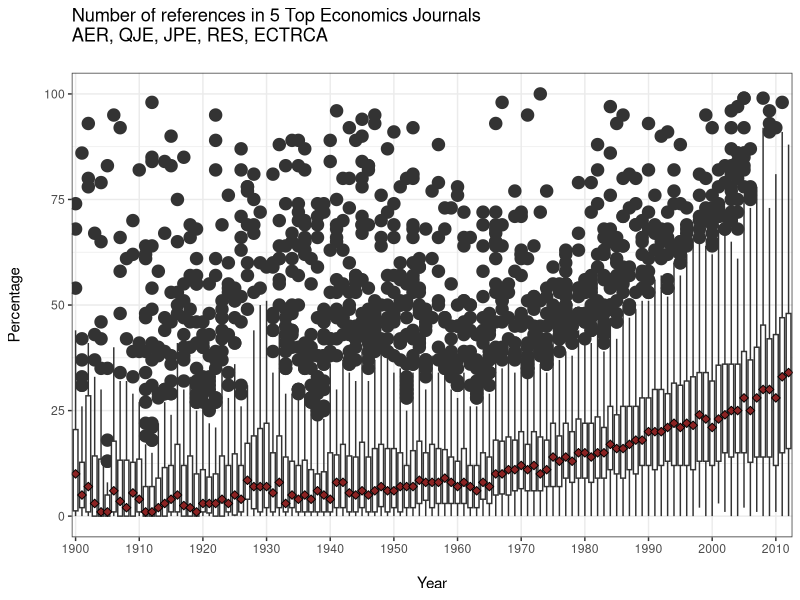

The R source for this figure:
library(ggplot2)
library(tidyverse)

####Figure 3
##who do economists cite?

disjunct<-read.csv("Base5j_Disj_Redux.csv")

##dimensions of the data set:
dim(disjunct) 
table(disjunct$JOURNAL, disjunct$YEAR)

##plotting the year and the number of references in percentage:
p <- ggplot(disjunct, aes(factor(YEAR), NUMB_REF))
p + geom_boxplot(outlier.size = NA) + #aren't the outliers still present in the plot??
  ggtitle("Number of references in 5 Top Economics Journals\nAER, QJE, JPE, RES, ECTRCA\n") + 
  theme(plot.title=element_text(face="bold", size=14))+ 
  labs(x = "\nYear", y = "Percentage\n")+ #why is the description in the quotation marks not equal to the description of the layers in the plot?
  scale_x_discrete(breaks = seq(1900,2012,10), labels = seq(1900,2010,10)) + #the labels are going til 2010, but the data reaches up to 2012
  ylim(0,100)+
  theme_bw() + #white background
  stat_summary(fun.y="median", geom="point", shape=23, size=2, fill="brown4") #fun.y is an outdated function; shows the median trend in the plot


##creating a new variable: "two year period" 
disjunct$TYP <- disjunct$YEAR
sin_labs <- paste(seq(1900,2010, by=2), seq(1902,2012, by=2),sep="-") #labs is not a good choice for a new character name because it is also the name of the function "labels". Better: sin_labs. 
disjunct$TYP <- cut(disjunct$TYP, breaks = seq(1900,2012, by = 2), labels = sin_labs, include.lowest = T)



